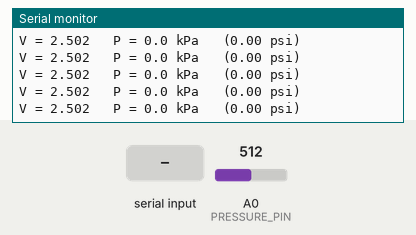
The sketch below on a simulated Arduino Uno, built with avr-gcc and run on an emulated ATmega328P. On the bench: the last lines printed to the serial monitor. The inputs (shaded band) are chosen by the test bench; at power-on: A0 (PRESSURE_PIN) = 512.

Above: at 1.7 s.
1.8 s: "r" received over Serial
At 2.4 s:
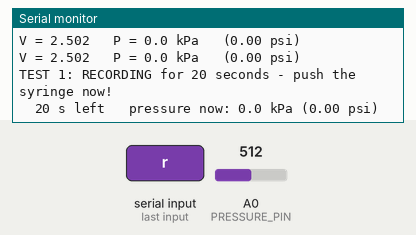
3.5 s: "t" received over Serial
At 4.0 s:
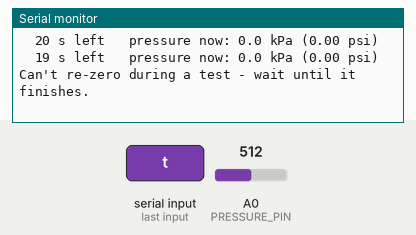
5.0 s: A0 (PRESSURE_PIN) set to 561
At 5.5 s:
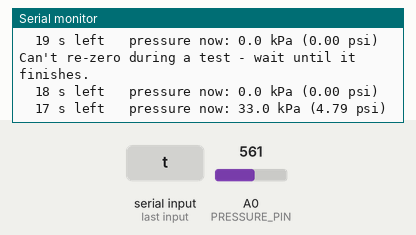
6.5 s: A0 (PRESSURE_PIN) set to 541
At 7.6 s:
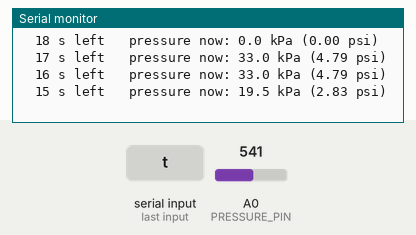
Timing chart, 0 to 9.0 s (numbered marks = the images above; inputs shaded):
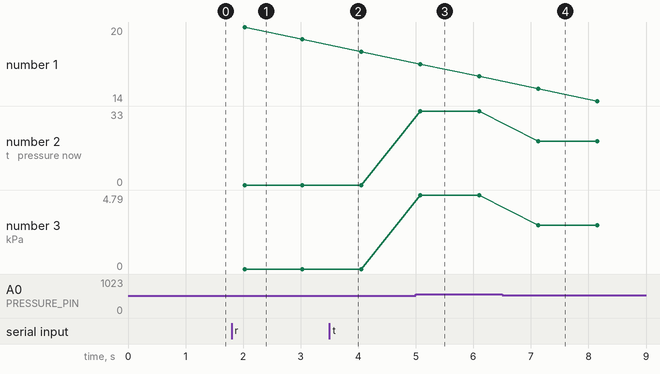

The sketch:

muscle_pressure_logger.ino
```cpp
/*
 * Pressure sensor test + recorder
 * Walfront 0-80 psi, 0.5-4.5 V output
 * Wiring: red -> 5V, black -> GND, signal wire -> A0
 *
 * Open the Serial Monitor at 9600 baud. It shows live readings.
 *
 * RECORD A TEST:
 *   Type r and press Enter, then push/hold/release the syringe.
 *   After 20 seconds it prints the peak pressure and ONE line that
 *   starts with DATA. Copy just that one line.
 *
 * RUN ANOTHER TEST: type r and press Enter again, as many times as
 *   you like. Each test is numbered. Typing r in the middle of a
 *   test throws that test away and starts a fresh one.
 *
 * Other commands: t = re-zero (nothing pushing on the sensor),
 *                 p = back to live readings.
 * Capital letters (R, T, P) work too.
 */

const int PRESSURE_PIN = A0;
const float P_MAX_KPA = 551.6;      // 80 psi
const float KPA_PER_PSI = 6.895;
const float RECORD_SECONDS = 20.0;  // length of one recorded test
const int   MAX_SAMPLES = 260;      // room for 20 s at ~10 readings/s

float zeroV = 0.5;

bool recording = false;
bool finished = false;
unsigned long recordStart = 0;
unsigned long lastCountdown = 0;
float samples[MAX_SAMPLES];         // stored in psi
int sampleCount = 0;
int testNumber = 0;

float readVolts() {
  long sum = 0;
  for (int i = 0; i < 20; i++) sum += analogRead(PRESSURE_PIN);
  return (sum / 20.0) * 5.0 / 1023.0;
}

void zeroSensor() {
  zeroV = readVolts();              // nothing pushing on the sensor
  Serial.print(F("Zero voltage: "));
  Serial.println(zeroV, 3);
}

void startTest() {
  testNumber++;
  recording = true;
  finished = false;
  sampleCount = 0;
  lastCountdown = 0;
  Serial.println();
  Serial.print(F("TEST "));
  Serial.print(testNumber);
  Serial.println(F(": RECORDING for 20 seconds - push the syringe now!"));
  recordStart = millis();
}

void printResults(float elapsed) {
  float interval = (sampleCount > 1) ? elapsed / sampleCount : 0.1;
  int peakIndex = 0;
  for (int i = 1; i < sampleCount; i++) {
    if (samples[i] > samples[peakIndex]) peakIndex = i;
  }

  Serial.println();
  Serial.print(F("===== TEST "));
  Serial.print(testNumber);
  Serial.println(F(" DONE ====="));
  Serial.print(F("Peak pressure: "));
  Serial.print(samples[peakIndex] * KPA_PER_PSI, 1);
  Serial.print(F(" kPa ("));
  Serial.print(samples[peakIndex], 2);
  Serial.print(F(" psi) at "));
  Serial.print(peakIndex * interval, 1);
  Serial.println(F(" seconds"));
  Serial.println(F("Copy the ONE line below that starts with DATA:"));

  // DATA,<seconds between readings>,<reading 1 in psi>,<reading 2 in psi>,...
  Serial.print(F("DATA,"));
  Serial.print(interval, 3);
  for (int i = 0; i < sampleCount; i++) {
    Serial.print(',');
    Serial.print(samples[i], 2);
  }
  Serial.println();
  Serial.println();
  Serial.println(F(">>> Type r + Enter to run another test, t to re-zero, p for live readings."));
}

void handleCommand(char c) {
  if (c == 'r' || c == 'R') {
    startTest();
  } else if (c == 't' || c == 'T') {
    if (recording) {
      Serial.println(F("Can't re-zero during a test - wait until it finishes."));
    } else {
      zeroSensor();
    }
  } else if (c == 'p' || c == 'P') {
    recording = false;
    finished = false;
  }
  // anything else (Enter, spaces, other letters) is ignored
}

void setup() {
  Serial.begin(9600);
  delay(500);
  zeroSensor();                     // nothing pushing on the sensor at startup
  Serial.println(F("Type r + Enter to record a 20 second test."));
}

void loop() {
  while (Serial.available()) {
    handleCommand(Serial.read());
  }

  float v = readVolts();
  float kPa = (v - zeroV) / 4.0 * P_MAX_KPA;
  float psi = kPa / KPA_PER_PSI;

  if (recording) {
    float elapsed = (millis() - recordStart) / 1000.0;
    if (sampleCount < MAX_SAMPLES) samples[sampleCount++] = psi;

    // One short status line per second so you can see it working
    if (millis() - lastCountdown >= 1000) {
      lastCountdown = millis();
      Serial.print(F("  "));
      Serial.print((int)(RECORD_SECONDS - elapsed + 0.5));
      Serial.print(F(" s left   pressure now: "));
      Serial.print(kPa, 1);
      Serial.print(F(" kPa ("));
      Serial.print(psi, 2);
      Serial.println(F(" psi)"));
    }

    if (elapsed >= RECORD_SECONDS || sampleCount >= MAX_SAMPLES) {
      recording = false;
      finished = true;
      printResults(elapsed);
    }
    delay(100);                     // ~10 readings per second while recording
  } else if (!finished) {
    // Live readings (same format as before)
    Serial.print(F("V = "));   Serial.print(v, 3);
    Serial.print(F("   P = ")); Serial.print(kPa, 1);
    Serial.print(F(" kPa   (")); Serial.print(psi, 2);
    Serial.println(F(" psi)"));
    delay(200);
  } else {
    delay(50);                      // waiting for the next command
  }
}
```

Measured:
- after the input at 1.8 s, the serial monitor: prints a new line after 0.17 s (image 1)
- after the input at 3.5 s, the serial monitor: prints a new line at once (image 2)
- after the input at 5.0 s, the serial monitor: prints a new line after 0.08 s (image 3)
- after the input at 6.5 s, the serial monitor: prints a new line after 0.63 s (image 4)
- plotted number 2: 0 → 33 after the input at 5.0 s, 33 → 19.5 after the input at 6.5 s
- plotted number 3: 0 → 4.79 after the input at 5.0 s, 4.79 → 2.83 after the input at 6.5 s
